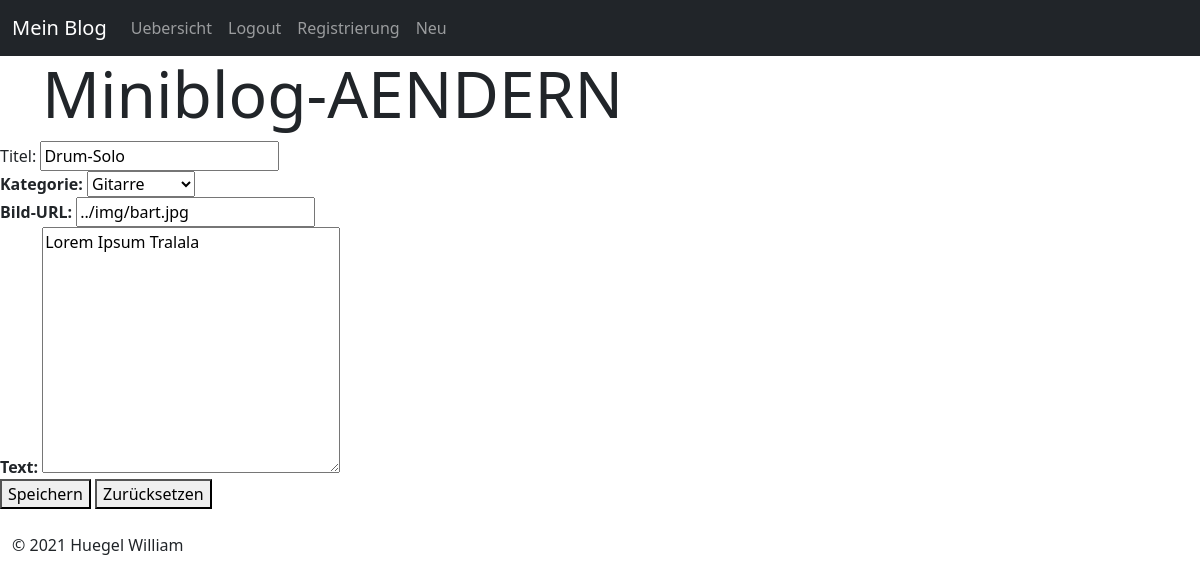
The page /php/aendern.php?page=9 (signed in) on the database its author committed.
### tables this page shows
CREATE TABLE `tbl_posts` (
  `posts_id` int(11) NOT NULL,
  `posts_autor_id_ref` int(11) NOT NULL,
  `posts_kateg_id_ref` int(11) NOT NULL,
  `posts_titel` varchar(20) NOT NULL,
  `posts_inhalt` text NOT NULL,
  `posts_bild` varchar(100) NOT NULL
);

### php/aendern.php (the view, shortened to what this page needs)
<?php
$page= $_GET['page'];
require_once( '../includes/functions.inc.php' );
require_once( '../includes/db-connect.inc.php' );
$sql = "SELECT posts_id,
posts_autor_id_ref,
posts_kateg_id_ref,
posts_titel,
posts_inhalt,
posts_bild FROM `tbl_posts` WHERE posts_id= $page";
$result = mysqli_query($db, $sql);
if(false===$result){
    echo get_db_error($db, $sql);
}else{
    while ($row = mysqli_fetch_assoc( $result)): ?>
    <form action="geaendert.php?<?php echo 'page='. $row['posts_id']; ?>" method="post">
    <div>Titel: <input type="text" name="titel" value="<?php echo $row['posts_titel']; ?>"></div>
    <div><b>Kategorie:</b>
        <select name="auswahl" >
                <option value="<?php echo $_SESSION['Gitarre']['kateg_id']; ?>"><?php echo $_SESSION['Gitarre']['kateg_name']; ?></option>
            </select>
    </div>
    <div><b>Bild-URL:</b> <input type="text" name="url" value="<?php echo $row['posts_bild']; ?>"></div>
    <div><b>Text:</b> <textarea name="text" id="" cols="30" rows="10"><?php echo $row['posts_inhalt']; ?></textarea></div>
    <div><button type="submit">Speichern</button>
    <button type="reset">Zurücksetzen</button></div>
    </form>
    <?php endwhile;
}
?>
<br>

### rows shown on the page
tbl_posts: titel "Drum-Solo", url "../img/bart.jpg", text "Lorem Ipsum Tralala"

### other values the page prints
$nav[0] "Mein Blog"
$item "Uebersicht"
$item "Logout"
$item "Registrierung"
$item "Neu"
$header "Miniblog-AENDERN"
form field auswahl "Gitarre"
